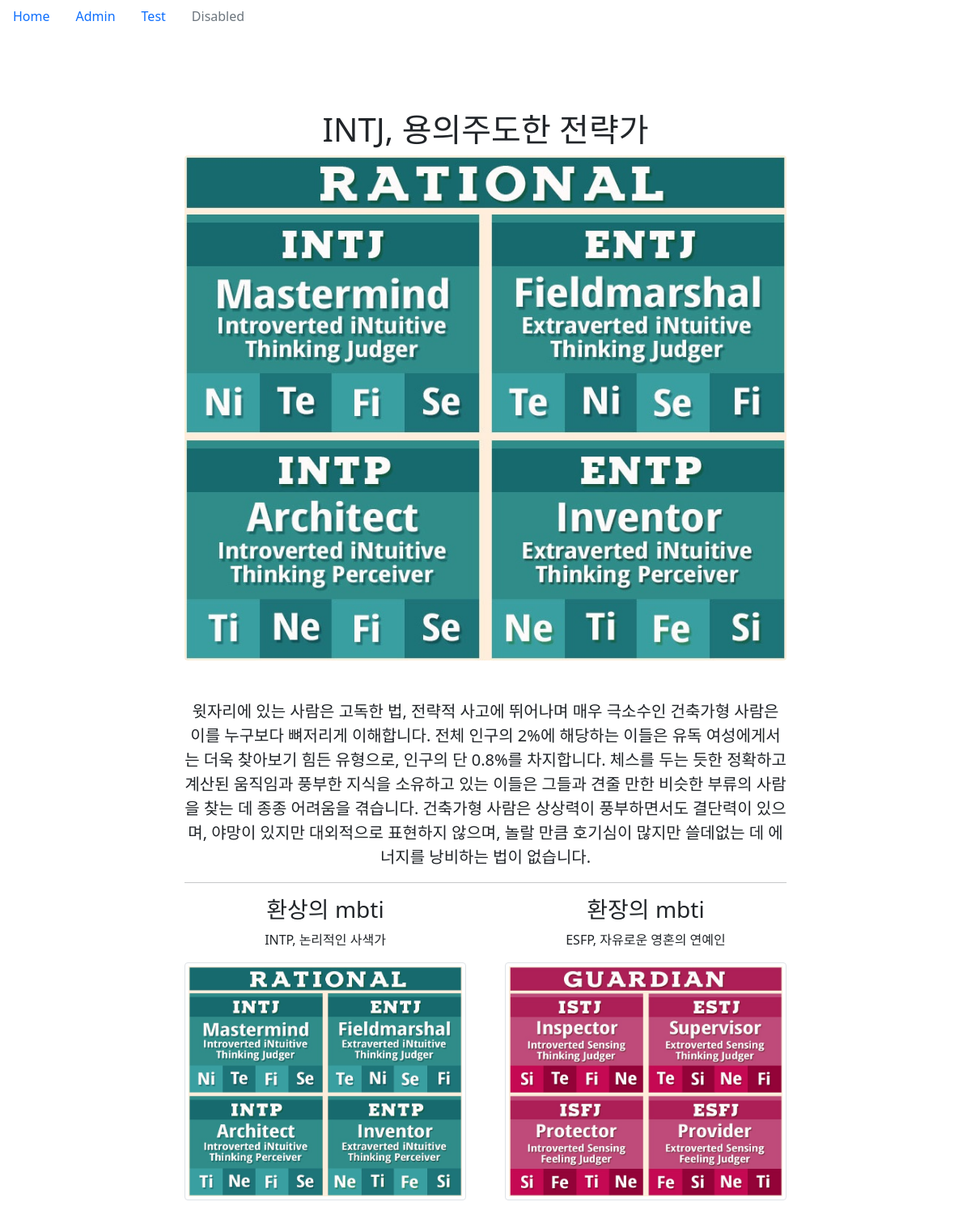
/q/mbti/intj, run on the app's committed database.
### question/models.py (models this page shows, shortened)
class TypeIndicator(models.Model):
    mbti = models.CharField(max_length=4, choices=MBTI)
    image = models.ImageField('IMAGE', upload_to='SorlPhoto/%Y', null=True)
    slug = models.SlugField('SLUG', unique=True, allow_unicode=True)
    text = models.TextField(blank=True)
    details = models.ManyToManyField(DetailText)
    like = models.ForeignKey('self', on_delete=models.CASCADE, related_name='like_mbti', null=True)
    hate = models.ForeignKey('self', on_delete=models.CASCADE, related_name='hate_mbti', null=True)
    def get_absolute_url(self):
        return reverse('detail', args=(self.slug,))
    def __str__(self) -> str:
        return f"{self.mbti}, {self.get_mbti_display()}"

### question/views.py (the view)
# urls.py: path('mbti/<slug:slug>', TypeIndicatorDetailView.as_view(), name='detail'),
class TypeIndicatorDetailView(DetailView):
    model = TypeIndicator

### question/templates/question/typeindicator_detail.html (shortened to what this page needs)
{% extends 'base.html' %}
{% load sorl_thumbnail %}
{% load static %}
{% block content %}
<div class="container">
<main>
    <div class="py-5 text-center">
        <h1>{{object}}</h1>
        <img class="rounded mx-auto d-block img-fluid" src="{{ object.image.url }}">
    </div>
    <p class="lead">{{ object.text }}</p>
</main>
    <hr>
<div class="row g-5">
    <div class="col-6">
        <h3> 환상의 mbti </h3>
        <p>{{ object.like }}</p>
        <a href="{{ object.like.get_absolute_url }}"><img class="img-thumbnail" src="{{ object.like.image.url }}"></a>
    </div>
    <div class="col-6">
        <h3> 환장의 mbti </h3>
        <p>{{ object.hate }}</p>
        <a href="{{ object.hate.get_absolute_url }}"><img class="img-thumbnail" src="{{ object.hate.image.url }}"></a>
    </div>
</div>
{% endblock %}

### data on the page
TypeIndicator: mbti "INTJ, 용의주도한 전략가", image (picture), text "윗자리에 있는 사람은 고독한 법, 전략적 사고에 뛰어나며 매우 극소수인 건축가형 사람은 이를 누구보다 뼈저리게 이해합니다. 전체 인구의 2%에 해당하는 이들은 유독 여성에게서는 더욱 찾아보기 힘든 유형으로, 인구의 단 0.8%를 차지합니다. 체스를 두는 듯한 정확하고 계산된 움직임과 풍부한 지식을 소유하고 있는 이들은 그들과 견줄 만한 비슷한 부류의 사람을 찾는 데 종종 어려움을 겪습니다. 건축가형 사람은 상상력이 풍부하면서도 결단력이 있으며, 야망이 있지만 대외적으로 표현하지 않으며, 놀랄 만큼 호기심이 많지만 쓸데없는 데 에너지를 낭비하는 법이 없습니다.", like "INTP, 논리적인 사색가", like.image (picture), hate "ESFP, 자유로운 영혼의 연예인", hate.image (picture)
